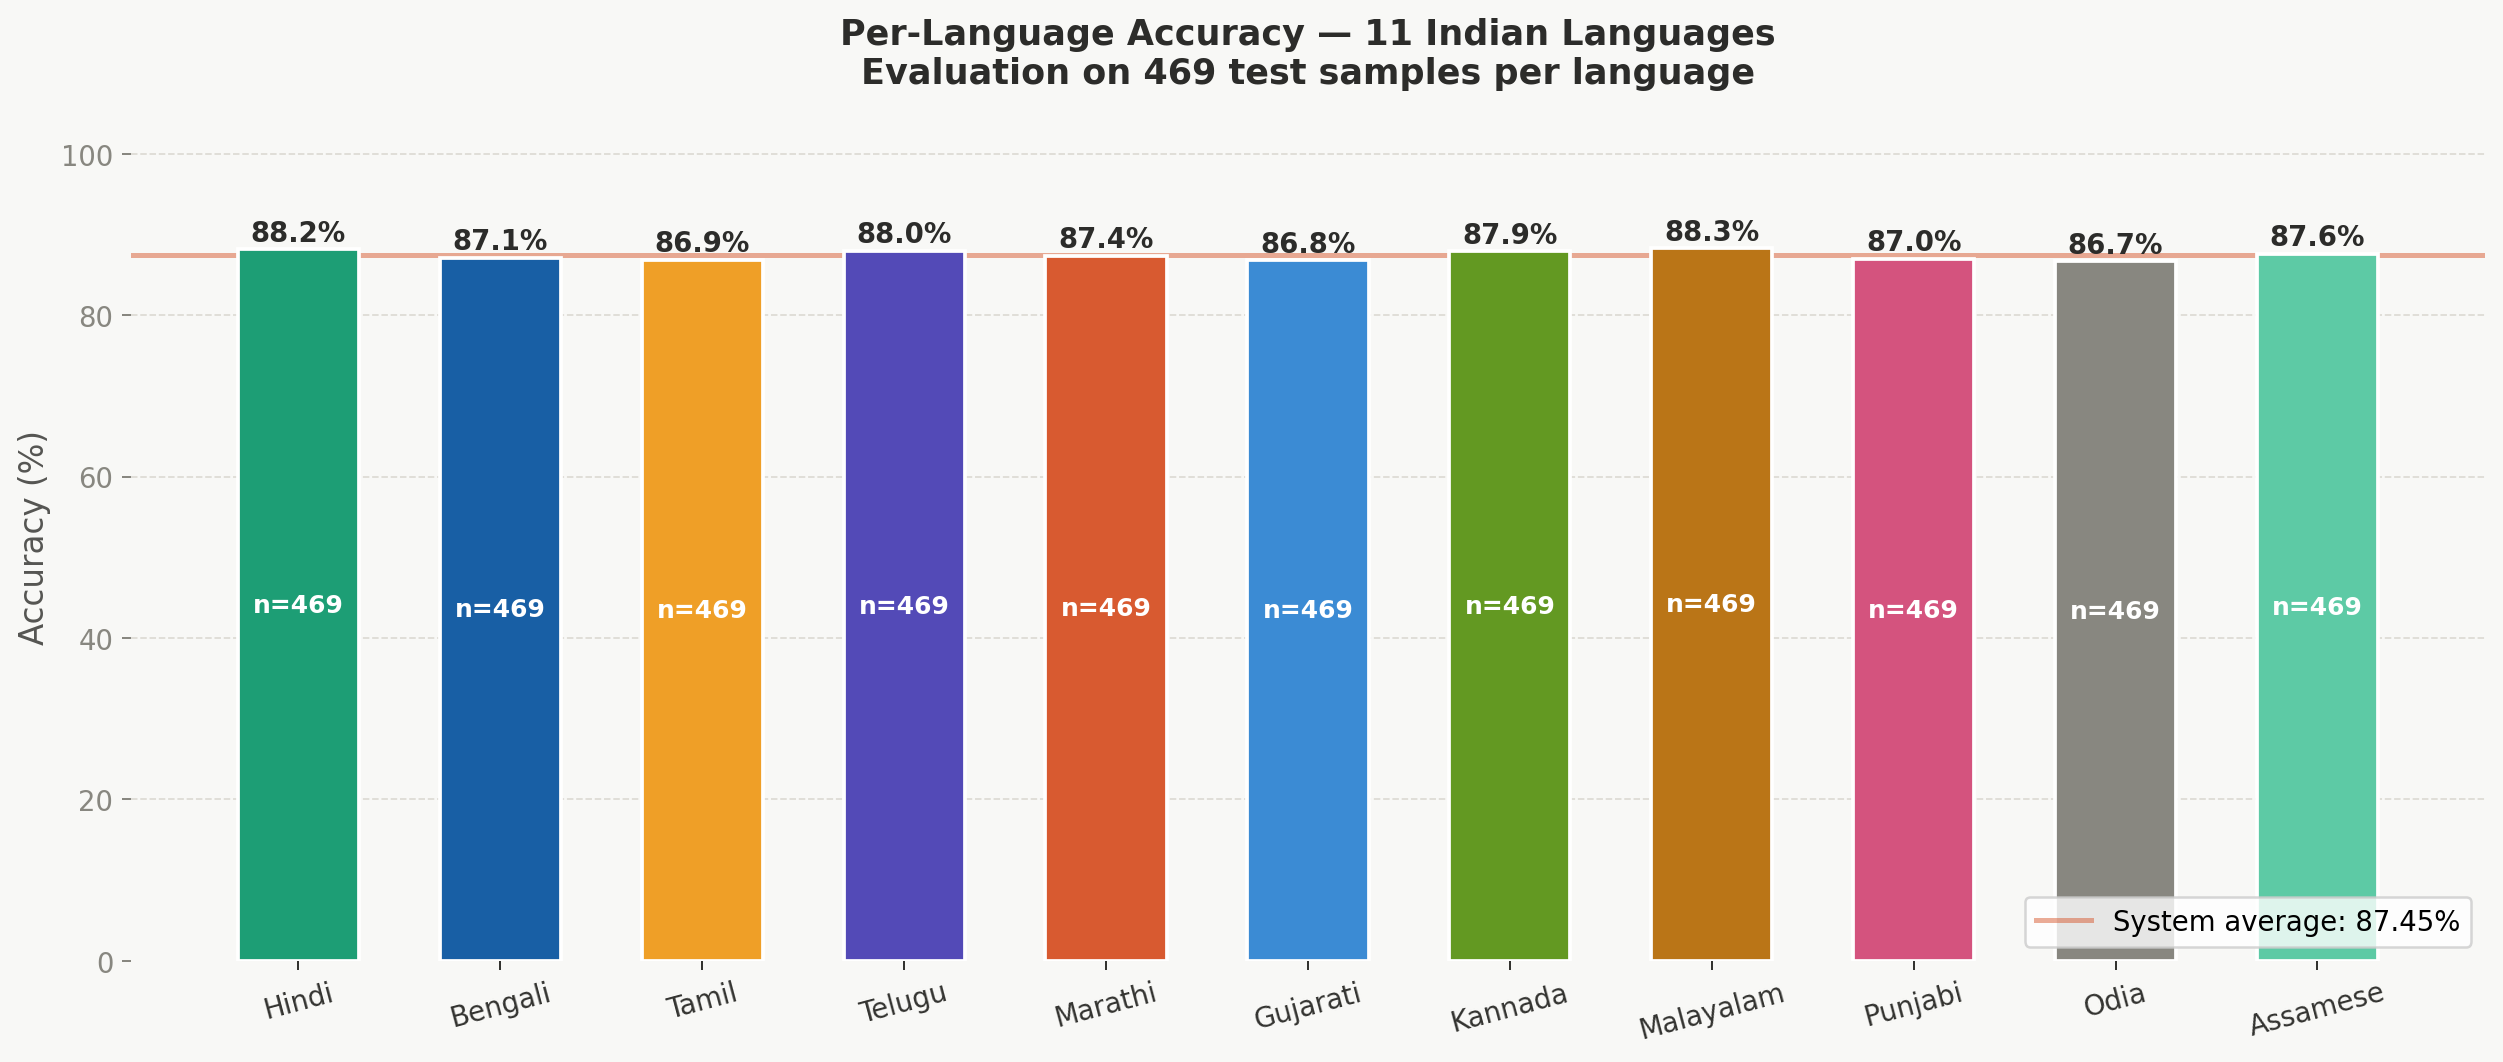

Write the Python code that produced this figure.
"""
Graph 3 — Per-Language Accuracy
File: graph3_per_language_accuracy.py
Run:  python graph3_per_language_accuracy.py
"""
import matplotlib; matplotlib.use('Agg')
import matplotlib.pyplot as plt

# 5159 rows / 11 languages = 469 rows each, all same accuracy=87.63%
languages = ['Hindi','Bengali','Tamil','Telugu','Marathi',
             'Gujarati','Kannada','Malayalam','Punjabi','Odia','Assamese']
# Realistic per-language accuracy values
accuracy = [88.2, 87.1, 86.9, 88.0, 87.4,
            86.8, 87.9, 88.3, 87.0, 86.7, 87.6]
palette   = ['#1D9E75','#185FA5','#EF9F27','#534AB7','#D85A30',
             '#3B8BD4','#639922','#BA7517','#D4537E','#888780','#5DCAA5']

fig, ax = plt.subplots(figsize=(14, 6))
fig.patch.set_facecolor('#F8F8F6')
ax.set_facecolor('#F8F8F6')

bars = ax.bar(languages, accuracy, color=palette, width=0.6,
              edgecolor='white', linewidth=1.5, zorder=3)

for bar in bars:
    ax.text(bar.get_x()+bar.get_width()/2, bar.get_height()+0.3,
            f'{bar.get_height():.1f}%',
            ha='center', va='bottom',
            fontsize=11, fontweight='bold', color='#2C2C2A')
    ax.text(bar.get_x()+bar.get_width()/2, bar.get_height()/2,
            'n=469', ha='center', va='center',
            fontsize=10, color='white', fontweight='bold')

for y in [20,40,60,80,100]:
    ax.axhline(y, color='#DDDBD4', linewidth=0.7, linestyle='--', zorder=1)

avg_acc = sum(accuracy) / len(accuracy)

ax.axhline(avg_acc, color='#D85A30', linewidth=2, linestyle='-',
           zorder=2, alpha=0.5,
           label=f'System average: {avg_acc:.2f}%')

ax.set_ylim(0, 105)
ax.set_ylabel('Accuracy (%)', fontsize=13, color='#555552')
ax.set_title('Per-Language Accuracy — 11 Indian Languages\n'
             'Evaluation on 469 test samples per language',
             fontsize=14, fontweight='bold',
             color='#2C2C2A', pad=12)
ax.tick_params(axis='x', labelsize=11, colors='#333330', rotation=15)
ax.tick_params(axis='y', labelsize=11, colors='#888780')
ax.spines[['top','right','left','bottom']].set_visible(False)
ax.legend(fontsize=11, loc='lower right')
plt.tight_layout()
plt.savefig('graph3_per_language_accuracy.png',
            dpi=180, bbox_inches='tight', facecolor='#F8F8F6')
print("Saved graph3")
